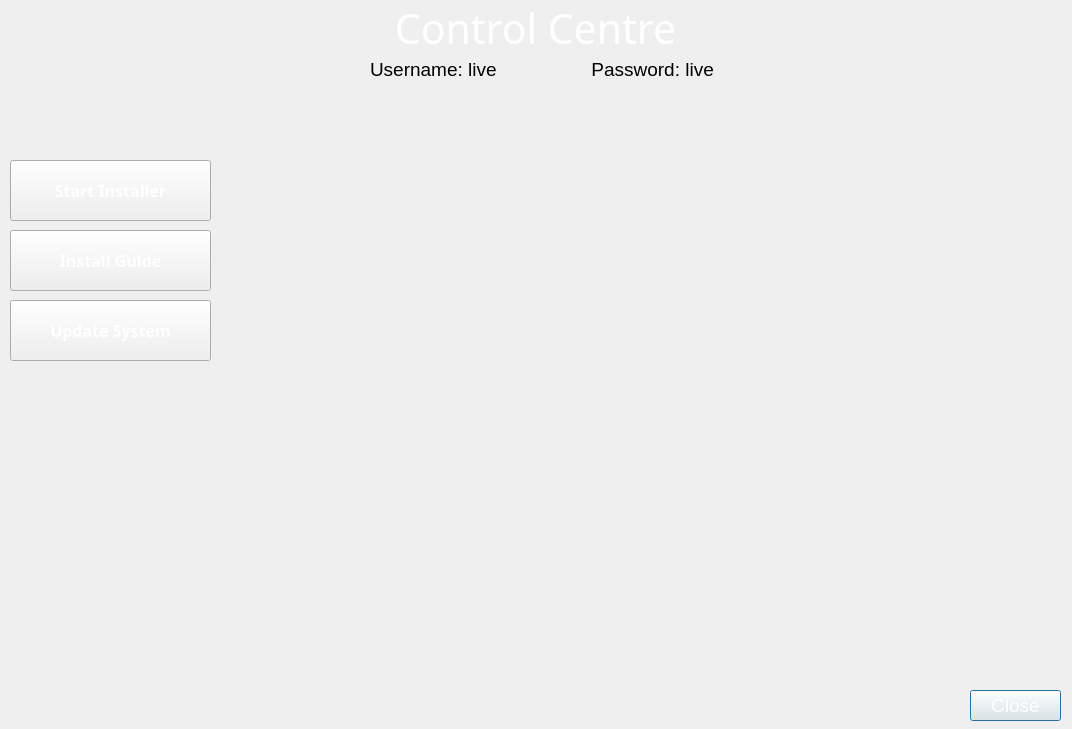
<?xml version="1.0" encoding="UTF-8"?>
<ui version="4.0">
 <class>mainDialog</class>
 <widget class="QDialog" name="mainDialog">
  <property name="geometry">
   <rect>
    <x>0</x>
    <y>0</y>
    <width>1072</width>
    <height>729</height>
   </rect>
  </property>
  <property name="font">
   <font>
    <family>Segoe UI</family>
    <pointsize>14</pointsize>
   </font>
  </property>
  <property name="windowTitle">
   <string>Welcome To FreedomOS</string>
  </property>
  <property name="windowIcon">
   <iconset>
    <normaloff>img/64x64.png</normaloff>img/64x64.png</iconset>
  </property>
  <property name="styleSheet">
   <string notr="true"/>
  </property>
  <widget class="QLabel" name="label">
   <property name="geometry">
    <rect>
     <x>290</x>
     <y>0</y>
     <width>491</width>
     <height>51</height>
    </rect>
   </property>
   <property name="font">
    <font>
     <family>Ubuntu Nerd Font</family>
     <pointsize>31</pointsize>
     <weight>75</weight>
     <bold>true</bold>
    </font>
   </property>
   <property name="styleSheet">
    <string notr="true">color:white;</string>
   </property>
   <property name="text">
    <string>&lt;html&gt;&lt;head/&gt;&lt;body&gt;&lt;p&gt;&lt;span style=&quot; font-weight:400;&quot;&gt;Control Centre&lt;/span&gt;&lt;/p&gt;&lt;/body&gt;&lt;/html&gt;</string>
   </property>
   <property name="textFormat">
    <enum>Qt::MarkdownText</enum>
   </property>
   <property name="alignment">
    <set>Qt::AlignCenter</set>
   </property>
  </widget>
  <widget class="QLabel" name="label_3">
   <property name="geometry">
    <rect>
     <x>0</x>
     <y>-20</y>
     <width>201</width>
     <height>201</height>
    </rect>
   </property>
   <property name="styleSheet">
    <string notr="true">filter:invert(1);</string>
   </property>
   <property name="text">
    <string/>
   </property>
   <property name="pixmap">
    <pixmap>img/FreedomOS-logos_white.png</pixmap>
   </property>
   <property name="scaledContents">
    <bool>true</bool>
   </property>
  </widget>
  <widget class="QPushButton" name="close">
   <property name="geometry">
    <rect>
     <x>970</x>
     <y>690</y>
     <width>91</width>
     <height>31</height>
    </rect>
   </property>
   <property name="styleSheet">
    <string notr="true">color:white;
</string>
   </property>
   <property name="text">
    <string>Close</string>
   </property>
  </widget>
  <widget class="QPushButton" name="install">
   <property name="geometry">
    <rect>
     <x>10</x>
     <y>160</y>
     <width>201</width>
     <height>61</height>
    </rect>
   </property>
   <property name="font">
    <font>
     <family>Ubuntu Nerd Font</family>
     <pointsize>12</pointsize>
     <weight>75</weight>
     <bold>true</bold>
    </font>
   </property>
   <property name="styleSheet">
    <string notr="true">color:white;
</string>
   </property>
   <property name="text">
    <string>Start Installer</string>
   </property>
  </widget>
  <widget class="QPushButton" name="installguide">
   <property name="geometry">
    <rect>
     <x>10</x>
     <y>230</y>
     <width>201</width>
     <height>61</height>
    </rect>
   </property>
   <property name="font">
    <font>
     <family>Ubuntu Nerd Font</family>
     <pointsize>12</pointsize>
     <weight>75</weight>
     <bold>true</bold>
    </font>
   </property>
   <property name="styleSheet">
    <string notr="true">color:white</string>
   </property>
   <property name="text">
    <string>Install Guide</string>
   </property>
  </widget>
  <widget class="QPushButton" name="sysupdate">
   <property name="geometry">
    <rect>
     <x>10</x>
     <y>300</y>
     <width>201</width>
     <height>61</height>
    </rect>
   </property>
   <property name="font">
    <font>
     <family>Ubuntu Nerd Font</family>
     <pointsize>12</pointsize>
     <weight>75</weight>
     <bold>true</bold>
    </font>
   </property>
   <property name="styleSheet">
    <string notr="true">color:white</string>
   </property>
   <property name="text">
    <string>Update System</string>
   </property>
  </widget>
  <widget class="QLabel" name="label_2">
   <property name="geometry">
    <rect>
     <x>370</x>
     <y>60</y>
     <width>751</width>
     <height>18</height>
    </rect>
   </property>
   <property name="text">
    <string>Username: live                  Password: live</string>
   </property>
  </widget>
 </widget>
 <resources/>
 <connections/>
</ui>
